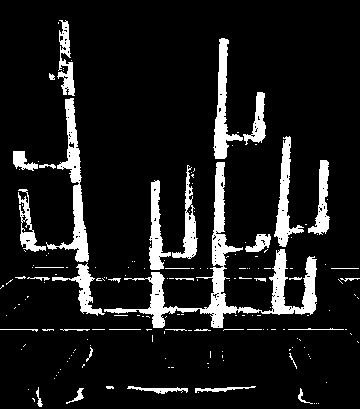
#> input picture scripts/albert/eyedrop_pink_mask.jpg, 360 x 409 px, found by its file name
$ python pixel_diff.py
#> lines starting #> are read from the running program, lines starting #| are printed output that depends on the picture; after the words box and inside, x2 and y2 are one past the last pixel; in counts of white or black regions, pixels touching at a corner belong together
import cv2
import numpy as np
from matplotlib import pyplot as plt
from datetime import datetime
startTime = datetime.now()

def find_nearest_white(nonzero, target):
    distances = np.sqrt((nonzero[:,:,0] - target[0]) ** 2 + (nonzero[:,:,1] - target[1]) ** 2)
    nearest_index = np.argmin(distances)

    # print("near_index:", nearest_index)
    # print("elem:", distances[nearest_index])

    return nonzero[nearest_index]

old_src = cv2.imread("GOPR0250.JPG")
new_src = cv2.imread("new_coral1.jpg")

old_pink = cv2.imread("eyedrop_pink_mask.JPG")
#> old_pink is the input picture: shape (409, 360, 3); min 0, max 255, mean 27.5
old_white = cv2.imread("eyedrop_white_mask.jpg")
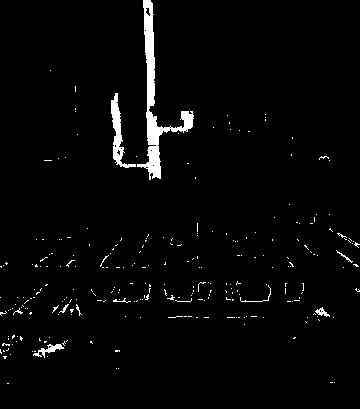
#> input picture scripts/albert/eyedrop_white_mask.jpg, 360 x 409 px
#> old_white is the input picture: shape (409, 360, 3); min 0, max 255, mean 6.6
new_pink = cv2.imread("new_pink_mask.jpg")
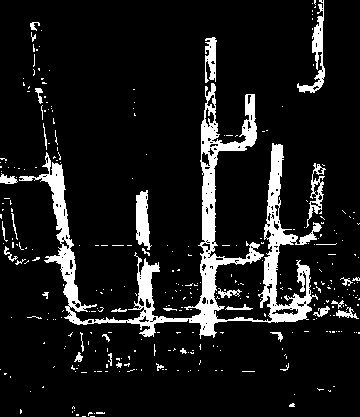
#> input picture scripts/albert/new_pink_mask.jpg, 360 x 417 px
#> new_pink is the input picture: shape (417, 360, 3); min 0, max 255, mean 26.6
new_white = cv2.imread("new_white_mask.jpg")
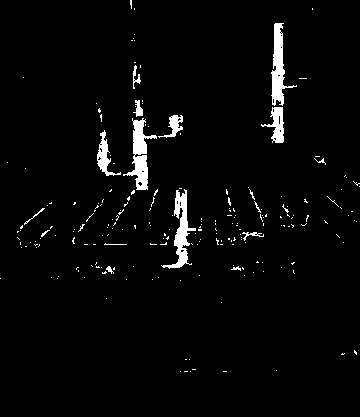
#> input picture scripts/albert/new_white_mask.jpg, 360 x 417 px
#> new_white is the input picture: shape (417, 360, 3); min 0, max 255, mean 7.9

new_pink = cv2.erode(new_pink, np.ones((2,2),dtype=np.uint8))
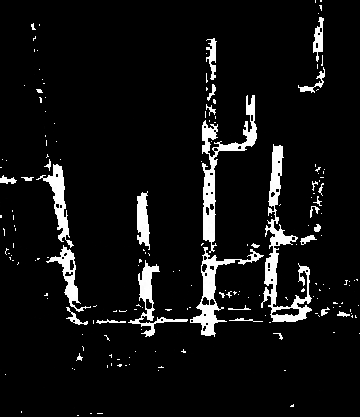
#> new_pink: shape (417, 360, 3); min 0, max 255, mean 17.4

gray = cv2.cvtColor(new_pink, cv2.COLOR_BGR2GRAY)
ret, thresh = cv2.threshold(gray, 27, 255, cv2.THRESH_BINARY)
#> thresh: shape (417, 360); 6.9% white; 184 white regions (153 under 20 px), largest, box (x1, y1, x2, y2) and area: (261, 144, 312, 322) 2201, (202, 95, 257, 253) 1833, (190, 247, 264, 337) 1296
# cv2.imshow("new_pink_thresh", thresh)
new_nonzero = cv2.findNonZero(thresh)
#> new_nonzero = contour of 10313 points, box (x1, y1, x2, y2) (0, 0, 360, 416), area 1665

gray = cv2.cvtColor(old_pink, cv2.COLOR_BGR2GRAY)
#> gray: shape (409, 360)
ret, thresh = cv2.threshold(gray, 27, 255, cv2.THRESH_BINARY)
#> thresh: shape (409, 360); 10.8% white; 177 white regions (138 under 20 px), largest, box (x1, y1, x2, y2) and area: (104, 162, 317, 328) 4703, (46, 98, 89, 262) 1821, (213, 38, 243, 159) 1250
# cv2.imshow("ref_pink_thresh", thresh)
ref_nonzero = cv2.findNonZero(thresh)
#> ref_nonzero = contour of 15835 points, box (x1, y1, x2, y2) (0, 20, 360, 407), area 44254

height, width = new_pink.shape[:2]
#> height = 417; width = 360
canvas = np.zeros((height, width, 3), dtype=np.uint8)

beforeloop = datetime.now()
print("time to bef loop:", beforeloop - startTime)
for coor in new_nonzero:
    new_pink_copy = new_pink.copy()
    cv2.circle(new_pink_copy, (coor[0][0], coor[0][1]), 5, (0,0,255), -1)
    cv2.imshow("ITER", new_pink_copy)

    # nearest_px = find_nearest_white(ref_nonzero, coor[0])

    target = coor[0]
    x, y = target[0], target[1]
    # print("target:", target)

    # lower_x = x - 30
    # upper_x = x + 30
    # lower_y = y - 30
    # upper_y = y + 30

    # if lower_x < 0: x = 0
    # if lower_y < 0: y = 0
    # if upper_x > width:  upper_x = width
    # if upper_y > height: upper_x = width

    distances = np.sqrt((ref_nonzero[:,:,0] - x) ** 2 + (ref_nonzero[:,:,1] - y) ** 2)
    # print("len(dist):", len(distances))
    nearest_index = np.argmin(distances)
    min_distance = distances[nearest_index][0]
    # print("min_distance", min_distance)

    if min_distance > 30:
        # print("enter draw canvas with min distance:", min_distance)
        # canvas[y, x] = 255
        cv2.circle(canvas, (x,y), 5, (0,255,0), 1)
        # canvas.itemset((y,x,1),255)
        cv2.imshow("canvas", canvas)

    ref_pink_copy = old_pink.copy()
    cv2.circle(ref_pink_copy, (x, y), 5, (255,0,0), -1)
    cv2.imshow("ref_pink_copy", ref_pink_copy)

    if cv2.waitKey(1) == 27:
        break
#> this loop made 1 pass; (key Esc is pressed on pass 1)
#> (x, y, nearest_index, min_distance) on pass 1: (315, 0, 167, 95.75)

afterloop = datetime.now()
print("time in loop:", afterloop - beforeloop)

cv2.imshow("canvas", canvas)
# print("done")

canvas = cv2.cvtColor(canvas, cv2.COLOR_BGR2GRAY)
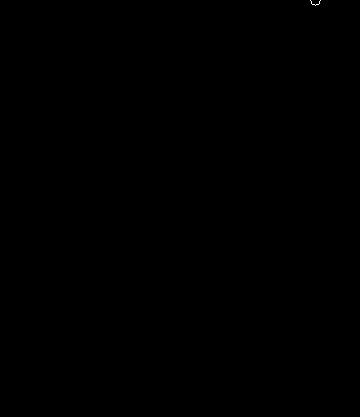
#> canvas: shape (417, 360); values 0 (black) and 150 (white), 0.01% white in thin lines or dots, all inside (x1, y1, x2, y2) = (310, 0, 321, 6)
contours, hier = cv2.findContours(canvas, cv2.RETR_EXTERNAL, cv2.CHAIN_APPROX_SIMPLE)
#> contours = 1 contour, all with area under 20
c = max(contours, key=cv2.contourArea)
#> c = contour of 20 points, box (x1, y1, x2, y2) (310, 0, 321, 6), area 0
cont_x, cont_y, cont_w, cont_h = cv2.boundingRect(c)
#> cont_x = 310; cont_y = 0; cont_w = 11; cont_h = 6

new_coral = cv2.imread("cropped.jpg")
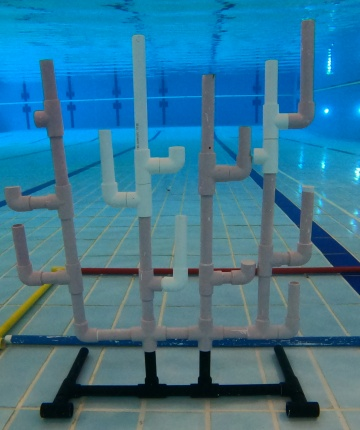
#> input picture scripts/albert/cropped.jpg, 360 x 430 px
#> new_coral is the input picture: shape (430, 360, 3); mean B, G, R 146.3, 118.3, 55.5
cv2.rectangle(new_coral, (cont_x-10, cont_y), (cont_x+cont_w, cont_y+cont_h+35), (0,255,0), 5)
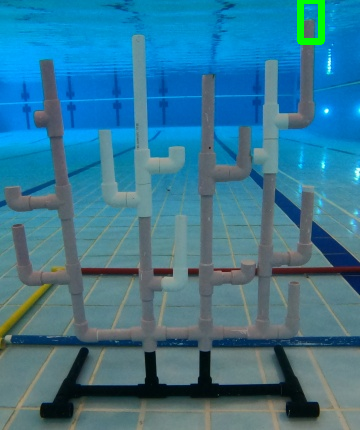
#> new_coral: shape (430, 360, 3); 0.5% of pixels changed, all inside (x1, y1, x2, y2) = (297, 0, 325, 45)
cv2.imshow("new_coral", new_coral)

endtime = datetime.now()
print("misc after loop:", endtime - afterloop)
print("total time:", endtime - startTime)

cv2.waitKey(0)
cv2.destroyAllWindows()

#> (the run stopped early here; a loop or call above may not have finished)
